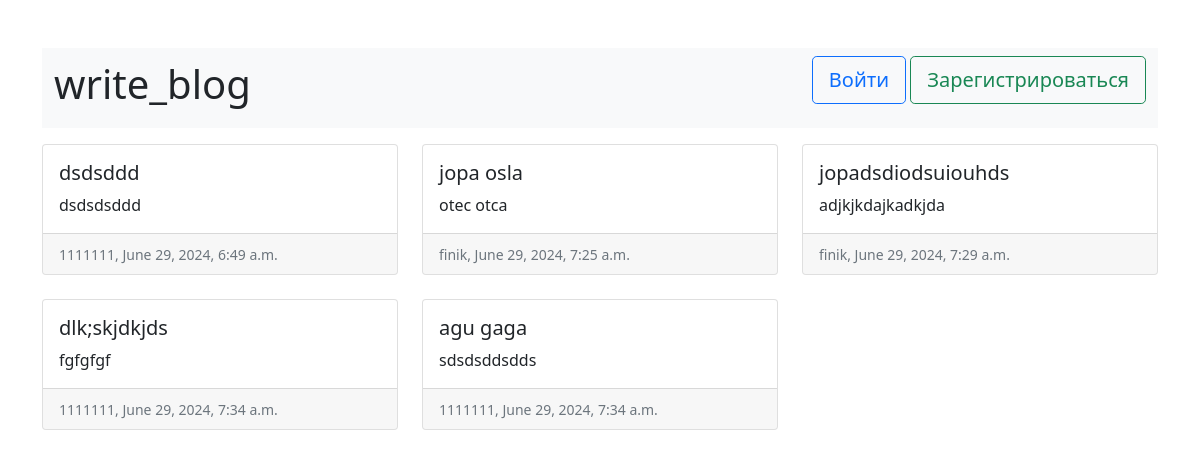
Before: / with the older database file.
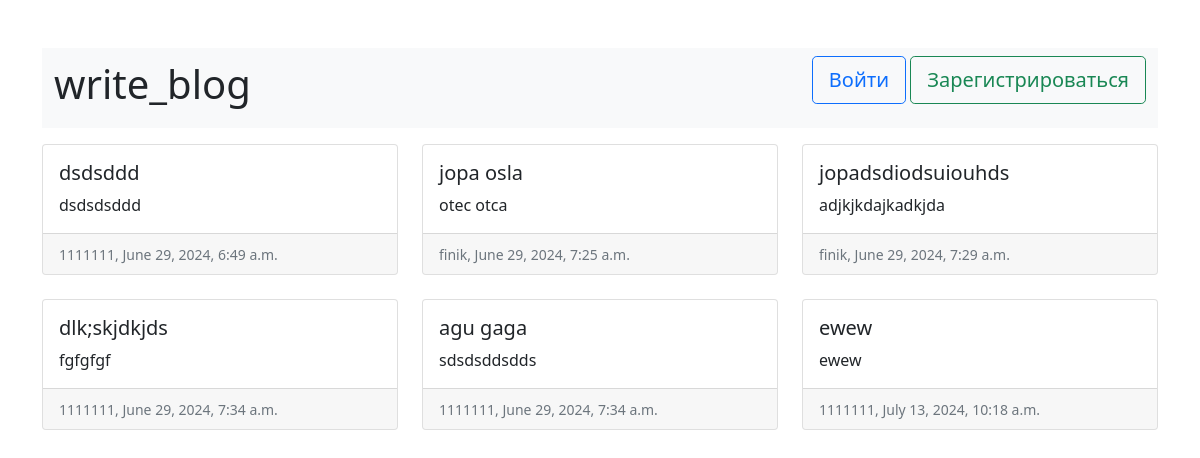
After: the same page with the newer database file.
### profile_app/models.py (models this page shows, shortened)
class Text_post(models.Model):
    title = models.CharField(max_length=30, default=' ')
    content = models.TextField()
    published_date = models.DateTimeField(auto_now_add=True)
    username = models.CharField(max_length=20, default='None')
    rating_like = models.PositiveIntegerField(default=0)
    rating_dislike = models.PositiveIntegerField(default=0)
    was_published = models.BooleanField(default=True)
    def __str__(self):
        return self.title

### main_app/views.py (the view)
# urls.py: path('', views.index, name='index_page')
def index(request):
    username = request.user.username
    context = {'posts':Text_post.objects.filter(was_published=True).exclude(username=username)}
    print(context)
    return render(request, 'main_app/index.html', context=context)

### main_app/templates/main_app/index.html (shortened to what this page needs)
<!DOCTYPE html>
<html lang="en">
<head>
    <link href="https://cdn.jsdelivr.net/npm/bootstrap@5.0.2/dist/css/bootstrap.min.css" rel="stylesheet">
</head>
<body>
    <div class="container-md">
        <br></br>
        <figure>
            <nav class="navbar navbar-expand-lg navbar-light bg-light">
                <div class="container-fluid">
                    <h1>write_blog</h1>
                    {% if user.is_authenticated %}
                    <figure class="text-end">
                        <a><h1>{{ user }}</h1></a>
                        <a class="btn btn-outline-dark btn-lg" href={% url 'profile_index' %} role="button">Профиль</a>
                        <a class="btn btn-outline-danger btn-lg" href={% url 'logout' %} role="button">Выйти</a>
                    </figure>
                    {%else%}
                        <figure class="text-end">
                            <a class="btn btn-outline-primary btn-lg" href={% url 'log_in' %} role="button">Войти</a>
                            <a class="btn btn-outline-success btn-lg" href={% url 'sign_in' %} role="button">Зарегистрироваться</a>
                        </figure>
                    {%endif%}
                </div>
            </nav>
        </figure>
        <div class="row row-cols-1 row-cols-md-3 g-4">
                {%for post in posts%}
                    <div class="col">
                        <div class="card">
                            <div class="card-body">
                                <h5 class="card-title">{{ post.title }}</h5>
                                <p class="card-text">{{post.content}}</p>
                            </div>
                            <div class="card-footer">
                                <small class="text-muted">{{post.username}}, {{post.published_date}}</small>
                            </div>
                        </div>
                    </div>
                {%endfor%}
        </div>
    </div>
</body>
</html>

Changed rows visible on the page:
added Text_post: title "ewew", content "ewew", username "1111111", published_date "July 13, 2024, 10:18 a.m."
